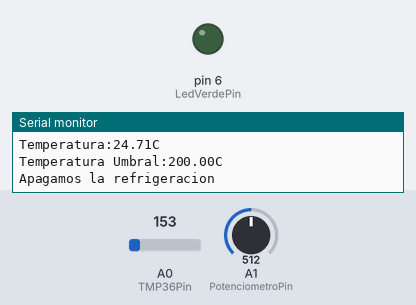
Bench run of a sketch on a simulated Arduino Uno, built with avr-gcc and run on an emulated ATmega328P. On the bench: output pins drawn as LEDs (lit = HIGH), the last lines printed to the serial monitor. The inputs (shaded band) are chosen by the test bench; at power-on: A1 (PotenciometroPin) = 512, A0 (TMP36Pin) = 153.

Above: at 1.3 s.
1.4 s: A1 (PotenciometroPin) set to 168
2.9 s: A1 (PotenciometroPin) set to 141
At 4.2 s:
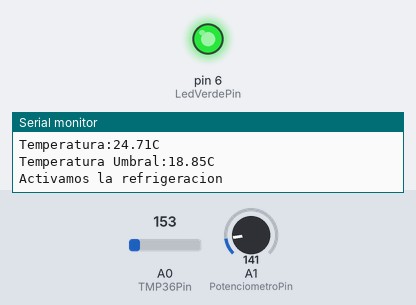
4.5 s: A1 (PotenciometroPin) set to 306
At 5.4 s:
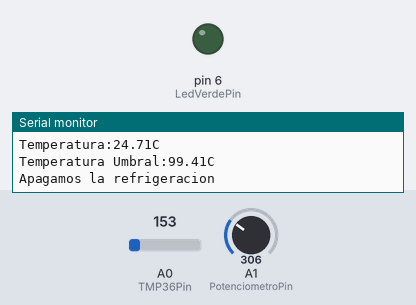
6.1 s: A0 (TMP36Pin) set to 131
9.1 s: A0 (TMP36Pin) set to 111
10.6 s: A1 (PotenciometroPin) set to 119
12.1 s: A1 (PotenciometroPin) set to 106
At 13.7 s:
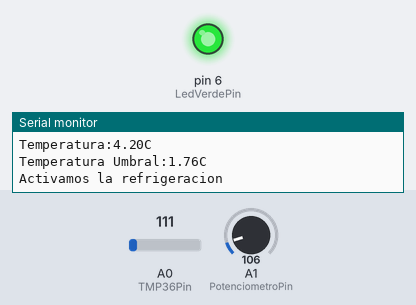
Timing chart, 0 to 14.7 s (numbered marks = the images above; inputs shaded):
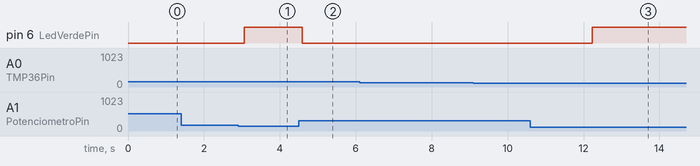

Measured:
- the behaviour switches between 153 and 152 on A1 (PotenciometroPin) (found by bisection; images 0 and 1)
- the behaviour switches between 111 and 110 on A1 (PotenciometroPin) (found by bisection; images 2 and 3)
- after the input at 2.9 s, pin 6 (LedVerdePin): LOW → HIGH after 0.16 s
- after the input at 4.5 s, pin 6 (LedVerdePin): HIGH → LOW after 0.10 s
- after the input at 12.1 s, pin 6 (LedVerdePin): LOW → HIGH after 0.13 s

The sketch:

5.4_Termostato_III.ino
```cpp
/*
 Medida de temperatura con sensor TMP36
 JA. Vacas

 Descripción

 Sensor TMP36
 pin V del sensor conectado a 5V de Arduino
 pin central del sensor Vout a A0 de Arduino
 pin GND a GND de Arduino

 */

// constantes que no cambian
// se usan para establecer los pines

const int TMP36Pin = A0;     // Conectamos el pin central
const int LedVerdePin=6;     // Led que representa la refrigeracion
const int PotenciometroPin=A1;

// variables globales que cambian
float temperatura = 0;         // variable para almacenar la temperatura medida
float temperaturaUmbral=0;     // Almacenamos la temperatura umbral
// Configuración
void setup() {
  Serial.begin(9600); // Configuramos la conexion con el PC
  pinMode(LedVerdePin,OUTPUT);  // Configuramos el LedVerdePin como salida
// No necesitamos configurar los pines analogicos
}

// Bucle que se repite
void loop() {
  int lectura = analogRead(TMP36Pin); // Valor entre 0 y 1023

  float voltaje = lectura * 5.0 / 1024.0; // Voltaje entre 0 y 5V

  temperatura = (voltaje - 0.5) * 100; // Temperatura en º Celsius

  int valorPotenciometro = analogRead(PotenciometroPin); // Valor entre 0 y 1023

  float voltajeUmbral = valorPotenciometro * 5.0 / 1024.0; // Voltaje entre 0 y 5V

  temperaturaUmbral = (voltajeUmbral - 0.5) * 100; // Temperatura en º Celsius


  Serial.print("Temperatura:");
  Serial.print(temperatura);  // Mostramos el valor de la temperatura
  Serial.println("C");

  Serial.print("Temperatura Umbral:");
  Serial.print(temperaturaUmbral);  // Mostramos el valor de la temperatura umbral
  Serial.println("C");


  if(temperatura>temperaturaUmbral) { // Si la temperatura supera los 30º
    digitalWrite(LedVerdePin,HIGH);
    Serial.println("Activamos la refrigeracion");
  }else {
    digitalWrite(LedVerdePin,LOW);
    Serial.println("Apagamos la refrigeracion");
  }
  delay(500);
}
```
